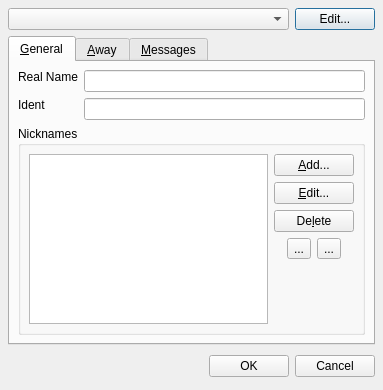
<ui version="4.0" >
 <author></author>
 <comment></comment>
 <exportmacro></exportmacro>
 <class>IdentitiesDlg</class>
 <widget class="QDialog" name="IdentitiesDlg" >
  <property name="geometry" >
   <rect>
    <x>0</x>
    <y>0</y>
    <width>383</width>
    <height>390</height>
   </rect>
  </property>
  <property name="sizePolicy" >
   <sizepolicy>
    <hsizetype>5</hsizetype>
    <vsizetype>5</vsizetype>
    <horstretch>0</horstretch>
    <verstretch>0</verstretch>
   </sizepolicy>
  </property>
  <property name="windowTitle" >
   <string>Edit Identity</string>
  </property>
  <property name="windowIcon" >
   <iconset resource="../images/icons.qrc" >:/default/identity.png</iconset>
  </property>
  <property name="modal" >
   <bool>true</bool>
  </property>
  <layout class="QVBoxLayout" >
   <property name="margin" >
    <number>8</number>
   </property>
   <property name="spacing" >
    <number>6</number>
   </property>
   <item>
    <layout class="QHBoxLayout" >
     <property name="margin" >
      <number>0</number>
     </property>
     <property name="spacing" >
      <number>6</number>
     </property>
     <item>
      <widget class="QComboBox" name="identityList" >
       <property name="sizePolicy" >
        <sizepolicy>
         <hsizetype>3</hsizetype>
         <vsizetype>0</vsizetype>
         <horstretch>0</horstretch>
         <verstretch>0</verstretch>
        </sizepolicy>
       </property>
       <property name="insertPolicy" >
        <enum>QComboBox::NoInsert</enum>
       </property>
      </widget>
     </item>
     <item>
      <widget class="QPushButton" name="editIdentitiesButton" >
       <property name="text" >
        <string>Edit...</string>
       </property>
       <property name="icon" >
        <iconset resource="../images/icons.qrc" >:/default/edit_user.png</iconset>
       </property>
      </widget>
     </item>
    </layout>
   </item>
   <item>
    <widget class="QTabWidget" name="tabWidget" >
     <widget class="QWidget" name="generalTab" >
      <attribute name="title" >
       <string>&amp;General</string>
      </attribute>
      <layout class="QVBoxLayout" >
       <property name="margin" >
        <number>8</number>
       </property>
       <property name="spacing" >
        <number>6</number>
       </property>
       <item>
        <layout class="QGridLayout" >
         <property name="margin" >
          <number>0</number>
         </property>
         <property name="spacing" >
          <number>6</number>
         </property>
         <item row="0" column="0" >
          <widget class="QLabel" name="label" >
           <property name="text" >
            <string>Real Name</string>
           </property>
          </widget>
         </item>
         <item row="2" column="1" >
          <widget class="QLineEdit" name="identEdit" />
         </item>
         <item rowspan="2" row="0" column="1" >
          <widget class="QLineEdit" name="realNameEdit" />
         </item>
         <item rowspan="2" row="1" column="0" >
          <widget class="QLabel" name="label_2" >
           <property name="text" >
            <string>Ident</string>
           </property>
          </widget>
         </item>
        </layout>
       </item>
       <item>
        <widget class="QGroupBox" name="nickGroupBox" >
         <property name="title" >
          <string>Nicknames</string>
         </property>
         <layout class="QHBoxLayout" >
          <property name="margin" >
           <number>8</number>
          </property>
          <property name="spacing" >
           <number>6</number>
          </property>
          <item>
           <widget class="QListWidget" name="nickList" >
            <property name="sizePolicy" >
             <sizepolicy>
              <hsizetype>7</hsizetype>
              <vsizetype>7</vsizetype>
              <horstretch>1</horstretch>
              <verstretch>0</verstretch>
             </sizepolicy>
            </property>
           </widget>
          </item>
          <item>
           <layout class="QVBoxLayout" >
            <property name="margin" >
             <number>0</number>
            </property>
            <property name="spacing" >
             <number>6</number>
            </property>
            <item>
             <widget class="QPushButton" name="addNickButton" >
              <property name="sizePolicy" >
               <sizepolicy>
                <hsizetype>5</hsizetype>
                <vsizetype>0</vsizetype>
                <horstretch>0</horstretch>
                <verstretch>0</verstretch>
               </sizepolicy>
              </property>
              <property name="text" >
               <string>&amp;Add...</string>
              </property>
              <property name="icon" >
               <iconset resource="../images/icons.qrc" >:/default/edit_add.png</iconset>
              </property>
              <property name="iconSize" >
               <size>
                <width>16</width>
                <height>16</height>
               </size>
              </property>
             </widget>
            </item>
            <item>
             <widget class="QPushButton" name="editNickButton" >
              <property name="sizePolicy" >
               <sizepolicy>
                <hsizetype>5</hsizetype>
                <vsizetype>0</vsizetype>
                <horstretch>0</horstretch>
                <verstretch>0</verstretch>
               </sizepolicy>
              </property>
              <property name="text" >
               <string>&amp;Edit...</string>
              </property>
              <property name="icon" >
               <iconset resource="../images/icons.qrc" >:/default/edit.png</iconset>
              </property>
             </widget>
            </item>
            <item>
             <widget class="QPushButton" name="delNickButton" >
              <property name="sizePolicy" >
               <sizepolicy>
                <hsizetype>5</hsizetype>
                <vsizetype>0</vsizetype>
                <horstretch>0</horstretch>
                <verstretch>0</verstretch>
               </sizepolicy>
              </property>
              <property name="text" >
               <string>De&amp;lete</string>
              </property>
              <property name="icon" >
               <iconset resource="../images/icons.qrc" >:/default/edit_remove.png</iconset>
              </property>
             </widget>
            </item>
            <item>
             <layout class="QHBoxLayout" >
              <property name="margin" >
               <number>0</number>
              </property>
              <property name="spacing" >
               <number>6</number>
              </property>
              <item>
               <spacer>
                <property name="orientation" >
                 <enum>Qt::Horizontal</enum>
                </property>
                <property name="sizeHint" >
                 <size>
                  <width>0</width>
                  <height>20</height>
                 </size>
                </property>
               </spacer>
              </item>
              <item>
               <widget class="QToolButton" name="upNickButton" >
                <property name="text" >
                 <string>...</string>
                </property>
                <property name="icon" >
                 <iconset resource="../images/icons.qrc" >:/default/1uparrow.png</iconset>
                </property>
               </widget>
              </item>
              <item>
               <widget class="QToolButton" name="downNickButton" >
                <property name="text" >
                 <string>...</string>
                </property>
                <property name="icon" >
                 <iconset resource="../images/icons.qrc" >:/default/1downarrow.png</iconset>
                </property>
               </widget>
              </item>
              <item>
               <spacer>
                <property name="orientation" >
                 <enum>Qt::Horizontal</enum>
                </property>
                <property name="sizeHint" >
                 <size>
                  <width>0</width>
                  <height>20</height>
                 </size>
                </property>
               </spacer>
              </item>
             </layout>
            </item>
            <item>
             <spacer>
              <property name="orientation" >
               <enum>Qt::Vertical</enum>
              </property>
              <property name="sizeHint" >
               <size>
                <width>20</width>
                <height>0</height>
               </size>
              </property>
             </spacer>
            </item>
           </layout>
          </item>
         </layout>
        </widget>
       </item>
      </layout>
      <widget class="QWidget" name="widget" >
       <property name="geometry" >
        <rect>
         <x>10</x>
         <y>0</y>
         <width>395</width>
         <height>83</height>
        </rect>
       </property>
      </widget>
     </widget>
     <widget class="QWidget" name="awayTab" >
      <attribute name="title" >
       <string>&amp;Away</string>
      </attribute>
      <layout class="QVBoxLayout" >
       <property name="margin" >
        <number>8</number>
       </property>
       <property name="spacing" >
        <number>6</number>
       </property>
       <item>
        <layout class="QGridLayout" >
         <property name="margin" >
          <number>0</number>
         </property>
         <property name="spacing" >
          <number>6</number>
         </property>
         <item row="0" column="1" >
          <widget class="QLineEdit" name="awayNickEdit" />
         </item>
         <item row="1" column="0" >
          <widget class="QCheckBox" name="enableAwayReason" >
           <property name="text" >
            <string>Away Reason</string>
           </property>
          </widget>
         </item>
         <item row="1" column="1" >
          <widget class="QLineEdit" name="awayReasonEdit" />
         </item>
         <item row="2" column="0" >
          <widget class="QCheckBox" name="enableReturnMessage" >
           <property name="text" >
            <string>Return Message</string>
           </property>
          </widget>
         </item>
         <item row="2" column="1" >
          <widget class="QLineEdit" name="returnMessageEdit" />
         </item>
         <item row="0" column="0" >
          <widget class="QCheckBox" name="enableAwayNick" >
           <property name="text" >
            <string>Away Nick</string>
           </property>
          </widget>
         </item>
        </layout>
       </item>
       <item>
        <widget class="QGroupBox" name="groupBox" >
         <property name="title" >
          <string>Auto Away</string>
         </property>
         <layout class="QVBoxLayout" >
          <property name="margin" >
           <number>8</number>
          </property>
          <property name="spacing" >
           <number>6</number>
          </property>
          <item>
           <widget class="QCheckBox" name="enableAutoAway" >
            <property name="text" >
             <string>Enable Auto Away</string>
            </property>
           </widget>
          </item>
          <item>
           <layout class="QHBoxLayout" >
            <property name="margin" >
             <number>0</number>
            </property>
            <property name="spacing" >
             <number>6</number>
            </property>
            <item>
             <widget class="QLabel" name="autoAwayLabel_1" >
              <property name="text" >
               <string>Auto away after</string>
              </property>
             </widget>
            </item>
            <item>
             <widget class="QSpinBox" name="autoAwayTime" />
            </item>
            <item>
             <widget class="QLabel" name="autoAwayLabel_2" >
              <property name="text" >
               <string>minutes</string>
              </property>
             </widget>
            </item>
            <item>
             <spacer>
              <property name="orientation" >
               <enum>Qt::Horizontal</enum>
              </property>
              <property name="sizeHint" >
               <size>
                <width>40</width>
                <height>20</height>
               </size>
              </property>
             </spacer>
            </item>
           </layout>
          </item>
          <item>
           <layout class="QGridLayout" >
            <property name="margin" >
             <number>0</number>
            </property>
            <property name="spacing" >
             <number>6</number>
            </property>
            <item row="1" column="0" >
             <widget class="QCheckBox" name="enableAutoAwayReturn" >
              <property name="text" >
               <string>Return Message</string>
              </property>
             </widget>
            </item>
            <item row="0" column="0" >
             <widget class="QCheckBox" name="enableAutoAwayReason" >
              <property name="text" >
               <string>Away Reason</string>
              </property>
             </widget>
            </item>
            <item row="1" column="1" >
             <widget class="QLineEdit" name="autoAwayReturnEdit" />
            </item>
            <item row="0" column="1" >
             <widget class="QLineEdit" name="autoAwayReasonEdit" />
            </item>
           </layout>
          </item>
         </layout>
        </widget>
       </item>
       <item>
        <spacer>
         <property name="orientation" >
          <enum>Qt::Vertical</enum>
         </property>
         <property name="sizeHint" >
          <size>
           <width>20</width>
           <height>40</height>
          </size>
         </property>
        </spacer>
       </item>
      </layout>
     </widget>
     <widget class="QWidget" name="messagesTab" >
      <attribute name="title" >
       <string>&amp;Messages</string>
      </attribute>
      <layout class="QVBoxLayout" >
       <property name="margin" >
        <number>8</number>
       </property>
       <property name="spacing" >
        <number>6</number>
       </property>
       <item>
        <layout class="QGridLayout" >
         <property name="margin" >
          <number>0</number>
         </property>
         <property name="spacing" >
          <number>6</number>
         </property>
         <item row="1" column="0" >
          <widget class="QLabel" name="label_3" >
           <property name="text" >
            <string>Part Reason</string>
           </property>
          </widget>
         </item>
         <item row="1" column="1" >
          <widget class="QLineEdit" name="partReasonEdit" />
         </item>
         <item row="0" column="1" >
          <widget class="QLineEdit" name="kickReasonEdit" />
         </item>
         <item row="2" column="0" >
          <widget class="QLabel" name="label_5" >
           <property name="text" >
            <string>Quit Reason</string>
           </property>
          </widget>
         </item>
         <item row="2" column="1" >
          <widget class="QLineEdit" name="quitReasonEdit" />
         </item>
         <item row="0" column="0" >
          <widget class="QLabel" name="label_4" >
           <property name="text" >
            <string>Kick Reason</string>
           </property>
          </widget>
         </item>
        </layout>
       </item>
       <item>
        <spacer>
         <property name="orientation" >
          <enum>Qt::Vertical</enum>
         </property>
         <property name="sizeHint" >
          <size>
           <width>20</width>
           <height>141</height>
          </size>
         </property>
        </spacer>
       </item>
      </layout>
     </widget>
    </widget>
   </item>
   <item>
    <layout class="QHBoxLayout" >
     <property name="margin" >
      <number>0</number>
     </property>
     <property name="spacing" >
      <number>6</number>
     </property>
     <item>
      <spacer>
       <property name="orientation" >
        <enum>Qt::Horizontal</enum>
       </property>
       <property name="sizeHint" >
        <size>
         <width>131</width>
         <height>31</height>
        </size>
       </property>
      </spacer>
     </item>
     <item>
      <widget class="QPushButton" name="okButton" >
       <property name="text" >
        <string>OK</string>
       </property>
       <property name="icon" >
        <iconset resource="../images/icons.qrc" >:/default/button_ok.png</iconset>
       </property>
      </widget>
     </item>
     <item>
      <widget class="QPushButton" name="cancelButton" >
       <property name="text" >
        <string>Cancel</string>
       </property>
       <property name="icon" >
        <iconset resource="../images/icons.qrc" >:/default/button_cancel.png</iconset>
       </property>
      </widget>
     </item>
    </layout>
   </item>
  </layout>
 </widget>
 <pixmapfunction></pixmapfunction>
 <resources>
  <include location="../images/icons.qrc" />
 </resources>
 <connections>
  <connection>
   <sender>okButton</sender>
   <signal>clicked()</signal>
   <receiver>IdentitiesDlg</receiver>
   <slot>accept()</slot>
   <hints>
    <hint type="sourcelabel" >
     <x>356</x>
     <y>372</y>
    </hint>
    <hint type="destinationlabel" >
     <x>96</x>
     <y>254</y>
    </hint>
   </hints>
  </connection>
  <connection>
   <sender>cancelButton</sender>
   <signal>clicked()</signal>
   <receiver>IdentitiesDlg</receiver>
   <slot>reject()</slot>
   <hints>
    <hint type="sourcelabel" >
     <x>447</x>
     <y>372</y>
    </hint>
    <hint type="destinationlabel" >
     <x>179</x>
     <y>282</y>
    </hint>
   </hints>
  </connection>
  <connection>
   <sender>enableAwayNick</sender>
   <signal>clicked(bool)</signal>
   <receiver>awayNickEdit</receiver>
   <slot>setEnabled(bool)</slot>
   <hints>
    <hint type="sourcelabel" >
     <x>71</x>
     <y>84</y>
    </hint>
    <hint type="destinationlabel" >
     <x>212</x>
     <y>84</y>
    </hint>
   </hints>
  </connection>
  <connection>
   <sender>enableAwayReason</sender>
   <signal>clicked(bool)</signal>
   <receiver>awayReasonEdit</receiver>
   <slot>setEnabled(bool)</slot>
   <hints>
    <hint type="sourcelabel" >
     <x>111</x>
     <y>117</y>
    </hint>
    <hint type="destinationlabel" >
     <x>153</x>
     <y>116</y>
    </hint>
   </hints>
  </connection>
  <connection>
   <sender>enableReturnMessage</sender>
   <signal>clicked(bool)</signal>
   <receiver>returnMessageEdit</receiver>
   <slot>setEnabled(bool)</slot>
   <hints>
    <hint type="sourcelabel" >
     <x>120</x>
     <y>145</y>
    </hint>
    <hint type="destinationlabel" >
     <x>166</x>
     <y>145</y>
    </hint>
   </hints>
  </connection>
  <connection>
   <sender>enableAutoAway</sender>
   <signal>clicked(bool)</signal>
   <receiver>autoAwayTime</receiver>
   <slot>setEnabled(bool)</slot>
   <hints>
    <hint type="sourcelabel" >
     <x>79</x>
     <y>202</y>
    </hint>
    <hint type="destinationlabel" >
     <x>144</x>
     <y>230</y>
    </hint>
   </hints>
  </connection>
  <connection>
   <sender>enableAutoAwayReturn</sender>
   <signal>clicked(bool)</signal>
   <receiver>autoAwayReturnEdit</receiver>
   <slot>setEnabled(bool)</slot>
   <hints>
    <hint type="sourcelabel" >
     <x>121</x>
     <y>284</y>
    </hint>
    <hint type="destinationlabel" >
     <x>202</x>
     <y>291</y>
    </hint>
   </hints>
  </connection>
  <connection>
   <sender>enableAutoAwayReason</sender>
   <signal>clicked(bool)</signal>
   <receiver>autoAwayReasonEdit</receiver>
   <slot>setEnabled(bool)</slot>
   <hints>
    <hint type="sourcelabel" >
     <x>140</x>
     <y>261</y>
    </hint>
    <hint type="destinationlabel" >
     <x>169</x>
     <y>261</y>
    </hint>
   </hints>
  </connection>
 </connections>
</ui>
